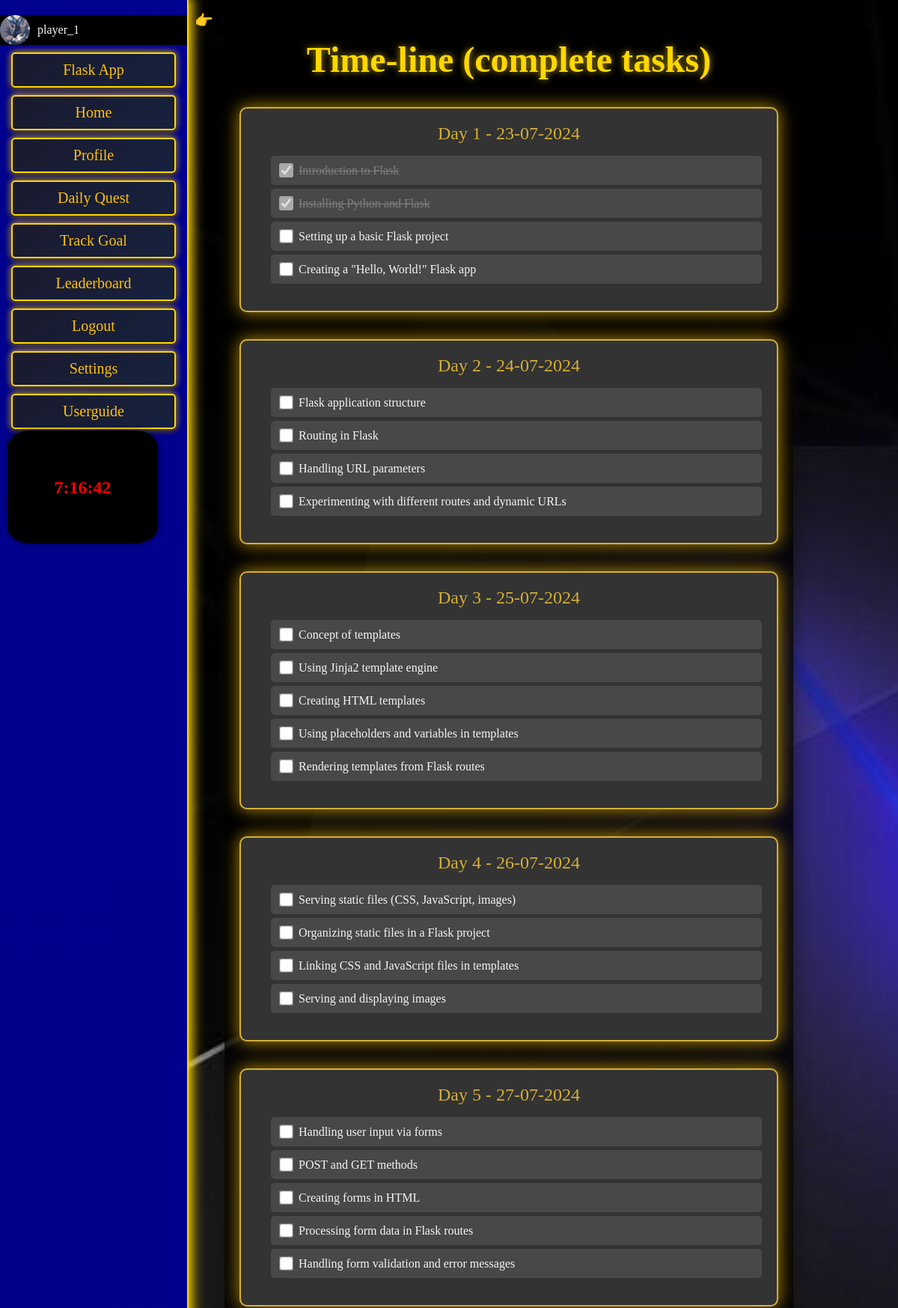
The page /view_plan (signed in, upper part) on the database its author committed.
### tables this page shows
CREATE TABLE player_1_plans (
            id INTEGER PRIMARY KEY NOT NULL,
            day TEXT NOT NULL,
            title TEXT NOT NULL,
            completed BOOLEAN DEFAULT 0,
            date TEXT NOT NULL
        );

### app.py (the view)
@app.route('/view_plan')
def view_plan():
    user_id = session.get('user_id')
    table_name = f"player_{user_id}_plans"
    db = get_db()
    cur = db.cursor()
    tasks = cur.execute(f'SELECT * FROM {table_name}').fetchall()
    cur.close()
    tasks_by_day = {}
    for task in tasks:
        day = task['day']
        if day not in tasks_by_day:
            tasks_by_day[day] = []
        tasks_by_day[day].append(task)
    return render_template('view_plan.html', tasks_by_day=tasks_by_day)

### app.py (called while the page is built)
def get_db():
    if 'db' not in g:
        g.db = sqlite3.connect(DATABASE, timeout=10)  # Set timeout to 10 seconds
        g.db.row_factory = sqlite3.Row
    return g.db

@app.template_filter('strftime')
def format_datetime(value, format='%d-%m-%Y'):
    if isinstance(value, datetime):
        return value.strftime(format)
    return value

### templates/view_plan.html (shortened to what this page needs)
{% from "showlinks.html" import showlinks %}
{{showlinks()}}
<!DOCTYPE html>
<html lang="en">
<head>
    <link rel="stylesheet" href="{{ url_for('static', filename='css/view_plan.css') }}">
</head>
<body>
<body>
    <div class="container">
        <h1>Time-line (complete tasks)</h1>
        <div id="plan">
            {% for day, tasks in tasks_by_day.items() %}
            <div class="day-box">
                <div class="day-title">
                    {{ day }} - {{ tasks[0]['date']|strftime('%d-%m-%Y') }}
                </div>
                <ul class="topics">
                    {% for task in tasks %}
                    <li class="{% if task['completed'] %}completed{% endif %}">
                        <input type="checkbox" class="complete-task" data-task-id="{{ task['id'] }}" {% if task['completed'] %}checked disabled{% endif %}>
                        {{ task['title'] }}
                    </li>
                    {% endfor %}
                </ul>
            </div>
            {% endfor %}
        </div>
    </div>
</body>
</html>

### static/css/view_plan.css (style rules this page uses)
body { font-family: 'Orbitron', sans-serif; background-image: url('/static/images/bg11.jpg'); background-size: cover; background-attachment: fixed; color: #f5f5f5; margin: 0; padding: 0; }
.container { width: 70%; margin: 0 auto; padding: 20px; background: rgba(0, 0, 0, 0.8); border-radius: 15px; box-shadow: 0 0 20px rgba(0, 0, 0, 0.5); text-align: center; }
h1 { color: #ffd700; text-shadow: 0 0 10px rgba(255, 215, 0, 0.7); font-size: 3em; margin-bottom: 20px; }
.day-box { border: 2px solid #ffd700; box-shadow: 0 0 20px rgba(255, 215, 0, 0.5), 0 0 30px rgba(255, 215, 0, 0.3); padding: 20px; margin: 2% 0; background: rgba(50, 50, 50, 0.9); border-radius: 10px; }
.day-title { font-size: 2em; margin-bottom: 10px; color: #ffd700; }
.topics { margin-left: 0; list-style: none; padding: 0; }
.topics li { display: flex; align-items: center; margin: 10px 0; padding: 10px; background: rgba(255, 255, 255, 0.1); border-radius: 5px; transition: background 0.3s ease; }
.topics li input { margin-right: 15px; accent-color: #ffd700; transform: scale(1.5); }
.completed { text-decoration: line-through; color: #b0b0b0; }

### templates/view_plan.html (style rules this page uses)
body { font-family: 'Times New Roman', serif; background-color: #1e1e1e; color: #f5f5f5; margin: 0; padding: 0; }
.container { width: 60%; margin-left: 25%; padding: 20px; }
.day-box { border: 2px solid #d4af37; box-shadow: 0 0 20px rgba(249, 194, 0, 0.5), 0 0 30px rgba(249, 194, 0, 0.3); padding: 20px; margin: 5% 0; background-color: #333333; border-radius: 10px; }
.day-title { font-size: 1.5em; margin-bottom: 10px; color: #d4af37; }
.topics { margin-left: 20px; }
.topics li { display: flex; align-items: center; margin: 5px 0; }
.topics li input { margin-right: 10px; accent-color: #d4af37; }
.completed { text-decoration: line-through; color: gray; }

### rows shown on the page
player_1_plans: day "Day 1", date "23-07-2024", completed "☑", title "Introduction to Flask"
player_1_plans: completed "☑", title "Installing Python and Flask"
player_1_plans: title "Setting up a basic Flask project"
player_1_plans: title "Creating a \"Hello, World!\" Flask app"
player_1_plans: day "Day 2", date "24-07-2024", title "Flask application structure"
player_1_plans: title "Routing in Flask"
player_1_plans: title "Handling URL parameters"
player_1_plans: title "Experimenting with different routes and dynamic URLs"
player_1_plans: day "Day 3", date "25-07-2024", title "Concept of templates"
player_1_plans: title "Using Jinja2 template engine"
player_1_plans: title "Creating HTML templates"
player_1_plans: title "Using placeholders and variables in templates"
player_1_plans: title "Rendering templates from Flask routes"
player_1_plans: day "Day 4", date "26-07-2024", title "Serving static files (CSS, JavaScript, images)"
player_1_plans: title "Organizing static files in a Flask project"
player_1_plans: title "Linking CSS and JavaScript files in templates"
player_1_plans: title "Serving and displaying images"
player_1_plans: day "Day 5", date "27-07-2024", title "Handling user input via forms"
player_1_plans: title "POST and GET methods"
player_1_plans: title "Creating forms in HTML"
player_1_plans: title "Processing form data in Flask routes"
player_1_plans: title "Handling form validation and error messages"

### other values the page prints
{{ session['username'] }} "player_1"
